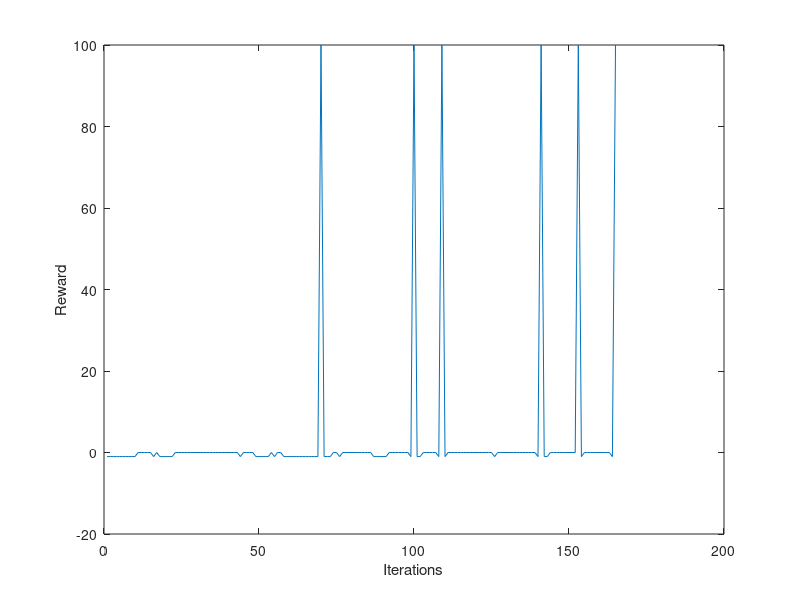

This chart was generated by the following MATLAB code: (Note: this script raises an error after producing the figure.)
% Name: hw3.m
% Author: Jazel A. Suguitan
% Last Modified: Oct. 30, 2021

clc,clear
close all

% Q Learning (Off-Policy Control)

% ========================== TRAINING =========================

alpha = 0.95;    %initialize learning rate (WHAT TO SET???)
gamma = 0.05; %WHAT TO SET???
grid_size = 5;
%[X,Y] = meshgrid(grid_size);
grid = zeros(grid_size);
num_states = grid_size * grid_size;
S = 1:num_states
num_actions = 4;
A = 1:num_actions % 1-up, 2-down, 3-right, 4-left
num_eps = 6;
num_its = 100;
%Q = cell(num_states, num_actions);   % create initial Q-table  zeros(num_states, 4)
Q = randi([1,10], num_states, num_actions); %zeros(num_states, num_actions);
Q(25, :) = 0;
%s_ = cell(size(T), num_its);
%a_ = cell(size(T,1), num_its);
Q_eps = cell(num_eps, 1);
%starts = randi([1,num_states], num_eps, num_its);   %create random start positions, store in num_eps x num_its matrix
%goals = randi([1,num_states], num_eps, num_its);    %create random goal positions
goal = 25;

rewards = [];
s_next_record = zeros(num_eps * num_its, 1);
endsofeps = zeros(num_eps, 1);

totalits = 0;

for episode = 1:num_eps
    %t = episode    %extra variable t to make Q equation look cleaner
    s_t = 1;    %place robot in upper left cell of grid
    %s_t = starts(episode, 1);
    %a_t = 3;    %arbitrary initial action
    for iteration = 1:num_its
        %k = iteration  % extra variable k to make Q equation look cleaner
        %find max reward in row of Q-table corresponding with current state
        totalits = totalits + 1;
        [maxReward, max_actions] = max(Q(s_t,:));
        
        %select random a_next if there are multiple maximums
        pos = length(max_actions);
        a_next = max_actions(pos);
        
        %take action
        if a_next == 1  %up
            if s_t >= 1 && s_t <= grid_size %robot is currently in top row of grid
                %do not move out of grid. do nothing
                s_next = s_t;
            else %robot is able to move up
                s_next = s_t - grid_size;
            end
        elseif a_next == 2  %down
            if s_t <= num_states && s_t > num_states - grid_size %robot is currently in bottom row of grid
                %do not move out of grid. do nothing
                s_next = s_t;
            else %robot is able to move down
                s_next = s_t + grid_size;
            end
        elseif a_next == 3 %right
            if mod(s_t, grid_size) == 0 %robot is currently in rightmost column of grid
                %do not move out of grid. do nothing
                s_next = s_t;
            else %robot is able to move right
                s_next = s_t + 1;
            end
        else   %left
            if mod(s_t, grid_size) == 1 %robot is currently in leftmost column of grid
                %do not move out of grid. do nothing
                s_next = s_t;
            else % robot is able to move left
                s_next = s_t - 1;
            end
        end
        
        s_next_record(totalits) = s_next;
        
        %assign reward from new state after taken action
        if s_next == goal %goals(episode,iteration)
           %robot reached goal
           r = 100;
        elseif (s_next >= 1 && s_next <= grid_size) || (mod(s_next, grid_size) == 0) || (mod(s_next, grid_size) == 1)
            %robot now in border cell
            r = -1;
        else
            %all other actions
            r = 0;
        end
        
        %get max reward of new state from Q-table
        newMax = max(Q(s_next,:));
        
        %update Q table
        Q(s_t,a_next) = Q(s_t,a_next) + alpha * (r + gamma*newMax - Q(s_t,a_next));
        %FROM SLIDES: Q (s_{t}, a_{t})(k) = Q(s_{t}, a_{t})(k-1) + alpha [ r_{t+1} + gamma * Q(s_{t+1}, a_{t+1})(k-1)- Q(s_{t}, a_{t})(k-1)]
        
        %update current state variable
        s_t = s_next;
        
        %update reward array (for plot)
        rewards(totalits) = r;
        if (r == 100)
            iteration = num_its; %end the episode if terminal state was reached - DOES IT WORK??
            break
        end
    end
    Q_eps{episode} = Q;
    endsofeps(episode) = totalits;
end

Final_Q_Table = Q_eps{num_eps}

figure(1), plot(rewards)
xlabel('Iterations');
ylabel('Reward');
for i=1:num_eps
    xline(endsofeps(i)); %vertical lines divide each episode
end


% ========================== TASK =========================

s_t = 1;
goal = 25;

task_steps = [];

for t=1:100
    [maxReward, max_actions] = max(Q(s_t,:));

    %select random a_next if there are multiple maximums
    pos = length(max_actions);
    a_next = max_actions(pos);

    %take action
    if a_next == 1  %up
        s_next = s_t - grid_size;
    elseif a_next == 2  %down
        s_next = s_t + grid_size;
    elseif a_next == 3 %right
        s_next = s_t + 1;
    else   %left
        s_next = s_t - 1;
    end

    %update current state variable
    s_t = s_next;
    task_steps(t) = s_t;

    %update reward array (for plot)
    if (s_t == 25)
        break
    end
end
